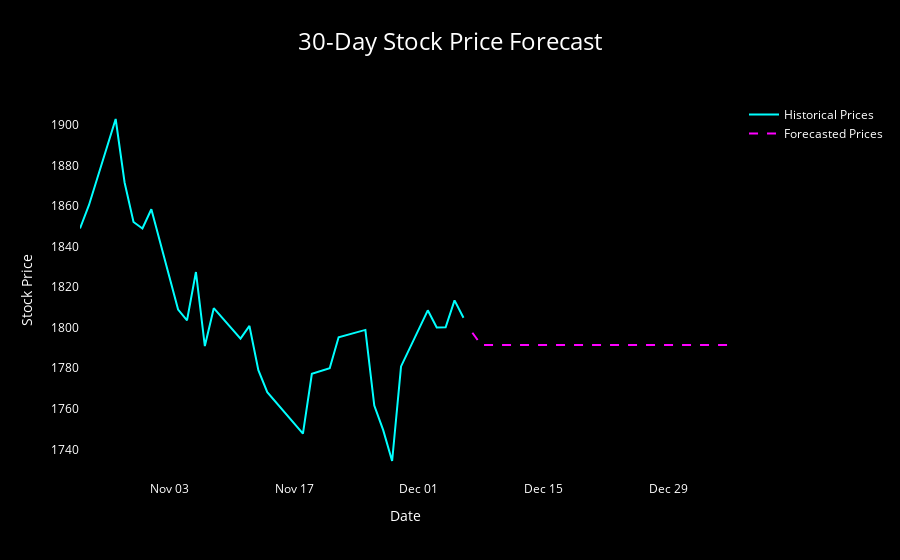

Here is the notebook cell this chart was saved with:
### Code cell
import plotly.graph_objects as go
import pandas as pd

# Historical Data
historical_data = pd.DataFrame({
    'Date': dates,  # Use fixed datetime dates
    'Price': df['Close']  # Historical prices
})
historical_data = historical_data.iloc[-30:]

# Forecast Data
forecast_data = pd.DataFrame({
    'Date': forecast_dates,  # Generated future dates
    'Price': forecasted_prices_original  # Forecasted prices
})

# Combine data and plot
visualization_df = pd.concat([historical_data, forecast_data])

# Plot customization
fig = go.Figure()

# Add historical data trace
fig.add_trace(go.Scatter(
    x=historical_data['Date'],
    y=historical_data['Price'],
    mode='lines',
    name='Historical Prices',
    line=dict(color='cyan', width=2),
    hoverlabel=dict(bgcolor="black", font_color="white")
))

# Add forecasted data trace
fig.add_trace(go.Scatter(
    x=forecast_data['Date'],
    y=forecast_data['Price'],
    mode='lines',
    name='Forecasted Prices',
    line=dict(color='magenta', width=2, dash='dash'),
    hoverlabel=dict(bgcolor="black", font_color="white")
))

# Update layout for dark theme and vibrant colors
fig.update_layout(
    title=dict(
        text='30-Day Stock Price Forecast',
        font=dict(size=24, color='white'),
        x=0.5
    ),
    xaxis=dict(
        title='Date',
        showgrid=False,
        gridcolor='gray',
        color='white',
        tickformat='%b %d'
    ),
    yaxis=dict(
        title='Stock Price',
        showgrid=False,
        gridcolor='gray',
        color='white'
    ),
    paper_bgcolor='black',  # Dark background
    plot_bgcolor='black',
    legend=dict(
        font=dict(size=12, color='white'),
        bgcolor='rgba(0,0,0,0.5)'
    )
)

# Show the plot
fig.show()

### Figure 1 — Plotly figure (JSON) as saved in the notebook; plotly's stock layout.template omitted (floating-point values rounded to 4 significant figures)
{"data": [{"hoverlabel": {"bgcolor": "black", "font": {"color": "white"}}, "line": {"color": "cyan", "width": 2}, "mode": "lines", "name": "Historical Prices", "type": "scatter", "x": ["2024-10-24T00:00:00+00:00", "2024-10-25T00:00:00+00:00", "2024-10-28T00:00:00+00:00", "2024-10-29T00:00:00+00:00", "2024-10-30T00:00:00+00:00", "2024-10-31T00:00:00+00:00", "2024-11-01T00:00:00+00:00", "2024-11-04T00:00:00+00:00", "2024-11-05T00:00:00+00:00", "2024-11-06T00:00:00+00:00", "2024-11-07T00:00:00+00:00", "2024-11-08T00:00:00+00:00", "2024-11-11T00:00:00+00:00", "2024-11-12T00:00:00+00:00", "2024-11-13T00:00:00+00:00", "2024-11-14T00:00:00+00:00", "2024-11-18T00:00:00+00:00", "2024-11-19T00:00:00+00:00", "2024-11-21T00:00:00+00:00", "2024-11-22T00:00:00+00:00", "2024-11-25T00:00:00+00:00", "2024-11-26T00:00:00+00:00", "2024-11-27T00:00:00+00:00", "2024-11-28T00:00:00+00:00", "2024-11-29T00:00:00+00:00", "2024-12-02T00:00:00+00:00", "2024-12-03T00:00:00+00:00", "2024-12-04T00:00:00+00:00", "2024-12-05T00:00:00+00:00", "2024-12-06T00:00:00+00:00"], "y": [1849.0, 1860.0, 1903.0, 1872.0, 1852.0, 1849.0, 1858.0, 1809.0, 1804.0, 1827.0, 1791.0, 1810.0, 1795.0, 1801.0, 1779, 1768.0, 1748.0, 1777.0, 1780, 1795.0, 1799.0, 1762.0, 1749.0, 1734.0, 1781.0, 1809.0, 1800.0, 1800.0, 1813.0, 1805.0]}, {"hoverlabel": {"bgcolor": "black", "font": {"color": "white"}}, "line": {"color": "magenta", "dash": "dash", "width": 2}, "mode": "lines", "name": "Forecasted Prices", "type": "scatter", "x": ["2024-12-07T00:00:00+00:00", "2024-12-08T00:00:00+00:00", "2024-12-09T00:00:00+00:00", "2024-12-10T00:00:00+00:00", "2024-12-11T00:00:00+00:00", "2024-12-12T00:00:00+00:00", "2024-12-13T00:00:00+00:00", "2024-12-14T00:00:00+00:00", "2024-12-15T00:00:00+00:00", "2024-12-16T00:00:00+00:00", "2024-12-17T00:00:00+00:00", "2024-12-18T00:00:00+00:00", "2024-12-19T00:00:00+00:00", "2024-12-20T00:00:00+00:00", "2024-12-21T00:00:00+00:00", "2024-12-22T00:00:00+00:00", "2024-12-23T00:00:00+00:00", "2024-12-24T00:00:00+00:00", "2024-12-25T00:00:00+00:00", "2024-12-26T00:00:00+00:00", "2024-12-27T00:00:00+00:00", "2024-12-28T00:00:00+00:00", "2024-12-29T00:00:00+00:00", "2024-12-30T00:00:00+00:00", "2024-12-31T00:00:00+00:00", "2025-01-01T00:00:00+00:00", "2025-01-02T00:00:00+00:00", "2025-01-03T00:00:00+00:00", "2025-01-04T00:00:00+00:00", "2025-01-05T00:00:00+00:00"], "y": [1798.0, 1791.0, 1791.0, 1791.0, 1791.0, 1791.0, 1791.0, 1791.0, 1791.0, 1791.0, 1791.0, 1791.0, 1791.0, 1791.0, 1791.0, 1791.0, 1791.0, 1791.0, 1791.0, 1791.0, 1791.0, 1791.0, 1791.0, 1791.0, 1791.0, 1791.0, 1791.0, 1791.0, 1791.0, 1791.0]}], "layout": {"legend": {"bgcolor": "rgba(0,0,0,0.5)", "font": {"color": "white", "size": 12}}, "paper_bgcolor": "black", "plot_bgcolor": "black", "title": {"font": {"color": "white", "size": 24}, "text": "30-Day Stock Price Forecast", "x": 0.5}, "xaxis": {"color": "white", "gridcolor": "gray", "showgrid": false, "tickformat": "%b %d", "title": {"text": "Date"}}, "yaxis": {"color": "white", "gridcolor": "gray", "showgrid": false, "title": {"text": "Stock Price"}}}}
